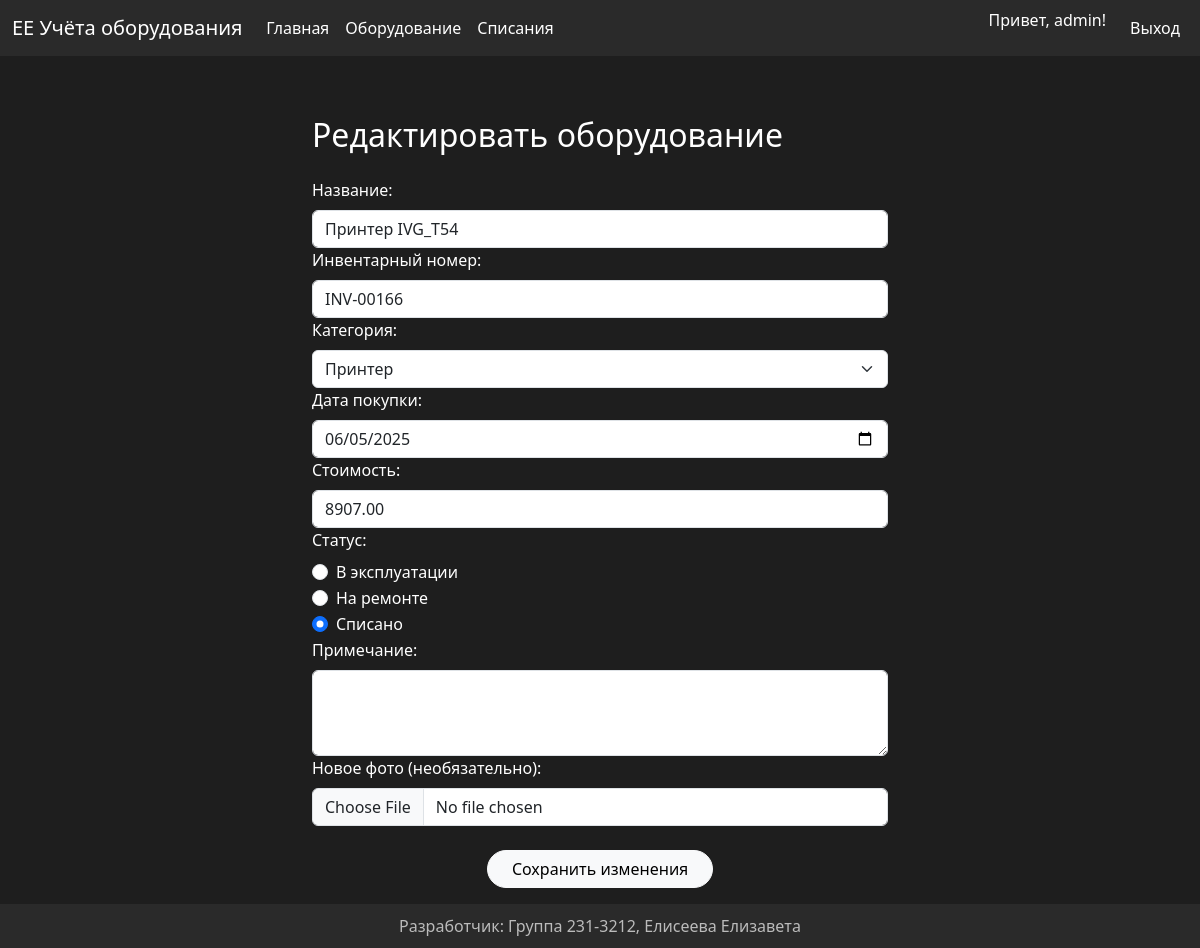
Page /edit/4 (signed in) on the committed database.
### app/models.py (models this page shows)
class User(UserMixin, db.Model):
    id = db.Column(db.Integer, primary_key=True)
    username = db.Column(db.String(100), unique=True, nullable=False)
    password = db.Column(db.String(128), nullable=False)
    role_id = db.Column(db.Integer, db.ForeignKey('role.id'))
    role = db.relationship('Role')

class Equipment(db.Model):
    id = db.Column(db.Integer, primary_key=True)
    name = db.Column(db.String(150), nullable=False)
    inventory_number = db.Column(db.String(100), nullable=False, unique=True)
    category_id = db.Column(db.Integer, db.ForeignKey('category.id'), nullable=False)
    purchase_date = db.Column(db.Date, nullable=False)
    cost = db.Column(db.Numeric(10, 2), nullable=False)
    status = db.Column(db.Enum(*STATUSES, name='status_enum'), nullable=False)
    note = db.Column(db.Text)
    category = db.relationship('Category', backref='equipments')
    photo = db.relationship('Photo', uselist=False, backref='equipment')
    persons = db.relationship('Person', secondary='equipment_person', backref='equipments')

class Category(db.Model):
    id = db.Column(db.Integer, primary_key=True)
    name = db.Column(db.String(100), nullable=False)
    description = db.Column(db.Text)

### app/routes/equipment_routes.py (the view, shortened to what this page needs)
@equipment_bp.route('/edit/<int:id>', methods=['GET', 'POST'])
@login_required
def edit_equipment(id):
    if current_user.role.name != 'admin':
        flash('У вас недостаточно прав.', 'danger')
        return redirect(url_for('equipment.index'))
    equipment = Equipment.query.get_or_404(id)
    categories = Category.query.all()
    return render_template('equipment_edit.html', equipment=equipment, categories=categories)

### app/routes/auth_routes.py (called while the page is built)
@login_manager.user_loader
def load_user(user_id):
    return User.query.get(int(user_id))

### app/templates/equipment_edit.html (shortened to what this page needs)
{% extends "base.html" %}
{% block content %}
<div class="container" style="max-width: 600px;">
    <h2 class="mb-4">Редактировать оборудование</h2>
    <form method="POST" enctype="multipart/form-data">
        <label class="form-label">Название:</label>
        <input type="text" name="name" class="form-control" required value="{{ equipment.name }}">
        <label class="form-label">Инвентарный номер:</label>
        <input type="text" name="inventory_number" class="form-control" required value="{{ equipment.inventory_number }}">
        <label class="form-label">Категория:</label>
        <select name="category_id" class="form-select" required>
            {% for cat in categories %}
                <option value="{{ cat.id }}" {% if cat.id == equipment.category_id %}selected{% endif %}>{{ cat.name }}</option>
            {% endfor %}
        </select>
        <label class="form-label">Дата покупки:</label>
        <input type="date" name="purchase_date" class="form-control" required value="{{ equipment.purchase_date.isoformat() }}">
        <label class="form-label">Стоимость:</label>
        <input type="number" name="cost" step="0.01" class="form-control" required value="{{ equipment.cost }}">
        <label class="form-label">Статус:</label>
        <div class="form-check">
            <input class="form-check-input" type="radio" name="status" value="in_use" {% if equipment.status == 'in_use' %}checked{% endif %}>
            <label class="form-check-label">В эксплуатации</label>
        </div>
        <div class="form-check">
            <input class="form-check-input" type="radio" name="status" value="under_repair" {% if equipment.status == 'under_repair' %}checked{% endif %}>
            <label class="form-check-label">На ремонте</label>
        </div>
        <div class="form-check">
            <input class="form-check-input" type="radio" name="status" value="written_off" {% if equipment.status == 'written_off' %}checked{% endif %}>
            <label class="form-check-label">Списано</label>
        </div>
        <label class="form-label">Примечание:</label>
        <textarea name="note" class="form-control" rows="3">{{ equipment.note }}</textarea>
        <label class="form-label">Новое фото (необязательно):</label>
        <input type="file" name="photo" class="form-control">
        <div class="text-center mt-4">
            <button type="submit" class="btn btn-light btn-rounded px-4">Сохранить изменения</button>
        </div>
    </form>
</div>
{% endblock %}

### app/templates/base.html (shortened to what this page needs)
<!DOCTYPE html>
<html lang="ru">
<head>
    <link href="https://cdn.jsdelivr.net/npm/bootstrap@5.3.3/dist/css/bootstrap.min.css" rel="stylesheet">
</head>
<body>
<nav class="navbar navbar-expand-lg">
    <div class="container-fluid">
        <a class="navbar-brand" href="{{ url_for('index') }}">ЕЕ Учёта оборудования</a>
        <div class="collapse navbar-collapse" id="navMenu">
            <ul class="navbar-nav me-auto mb-2 mb-lg-0">
                <li class="nav-item">
                    <a class="nav-link" href="{{ url_for('index') }}">Главная</a>
                </li>
                {% if current_user.is_authenticated %}
                    <li class="nav-item">
                        <a class="nav-link" href="{{ url_for('equipment.index') }}">Оборудование</a>
                    </li>
                    {% if current_user.role.name in ['admin', 'tech'] %}
                        <li class="nav-item">
                            <a class="nav-link" href="{{ url_for('equipment.writeoff_list') }}">Списания</a>
                        </li>
                    {% endif %}
                {% endif %}
            </ul>
            <ul class="navbar-nav">
                {% if current_user.is_authenticated %}
                    <li class="nav-item">
                        <span class="navbar-text me-3">Привет, {{ current_user.username }}!</span>
                    </li>
                    <li class="nav-item">
                        <a class="nav-link" href="{{ url_for('auth.logout') }}">Выход</a>
                    </li>
                {% else %}
                    <li class="nav-item">
                        <a class="nav-link" href="{{ url_for('auth.login') }}">Вход</a>
                    </li>
                {% endif %}
            </ul>
        </div>
    </div>
</nav>
<div class="container">
    {% block content %}{% endblock %}
</div>
<footer>
    Разработчик: Группа 231-3212, Елисеева Елизавета
</footer>
</body>
</html>

### app/templates/base.html (style rules this page uses)
body { background-color: #1e1e1e; color: #ffffff; font-family: 'Segoe UI', sans-serif; padding-bottom: 60px; }
.navbar { background-color: #2a2a2a; }
.navbar-brand, .nav-link, .navbar-text { color: #ffffff !important; }
.btn-rounded { border-radius: 50px; }
footer { background-color: #2a2a2a; color: #bbb; position: fixed; bottom: 0; width: 100%; padding: 10px 0; text-align: center; }
a { text-decoration: none; }
.container { padding-top: 30px; }

### rows in the picture
User: username "admin"
Equipment: name "Принтер IVG_T54", inventory_number "INV-00166", category_id "Принтер", purchase_date "06/05/2025", cost "8907.00", status "☑"
